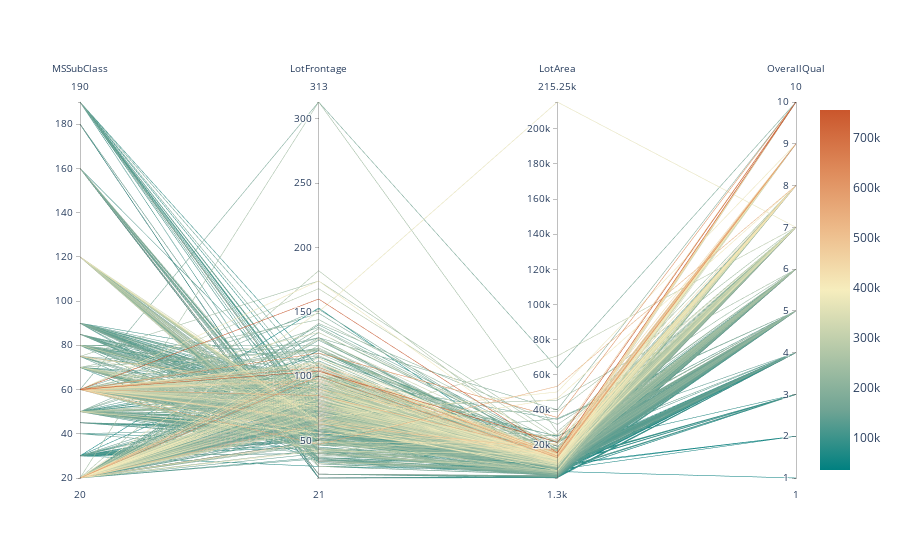

The notebook cell this image was saved under:
### Code cell
parallel_coordinates_plot(df, variables=['MSSubClass', 'LotFrontage', 'LotArea', 'OverallQual'], group_var="SalePrice")

### Figure 1 — Plotly figure (JSON) as saved in the notebook; plotly's stock layout.template omitted (floating-point values rounded to 4 significant figures; data arrays with more than 128 entries replaced by an {"elided": "..."} marker saying what was removed)
{"data": [{"dimensions": [{"label": "MSSubClass", "range": [20, 190], "values": {"elided": "1201 int values"}}, {"label": "LotFrontage", "range": [21, 313], "values": {"elided": "1201 int values"}}, {"label": "LotArea", "range": [1300, 215245], "values": {"elided": "1201 int values"}}, {"label": "OverallQual", "range": [1, 10], "values": {"elided": "1201 int values"}}], "line": {"color": {"elided": "1201 int values"}, "colorscale": [[0, "rgb(0, 128, 128)"], [0.1667, "rgb(112, 164, 148)"], [0.3333, "rgb(180, 200, 168)"], [0.5, "rgb(246, 237, 189)"], [0.6667, "rgb(237, 187, 138)"], [0.8333, "rgb(222, 138, 90)"], [1, "rgb(202, 86, 44)"]], "showscale": true}, "type": "parcoords"}], "layout": {}}
